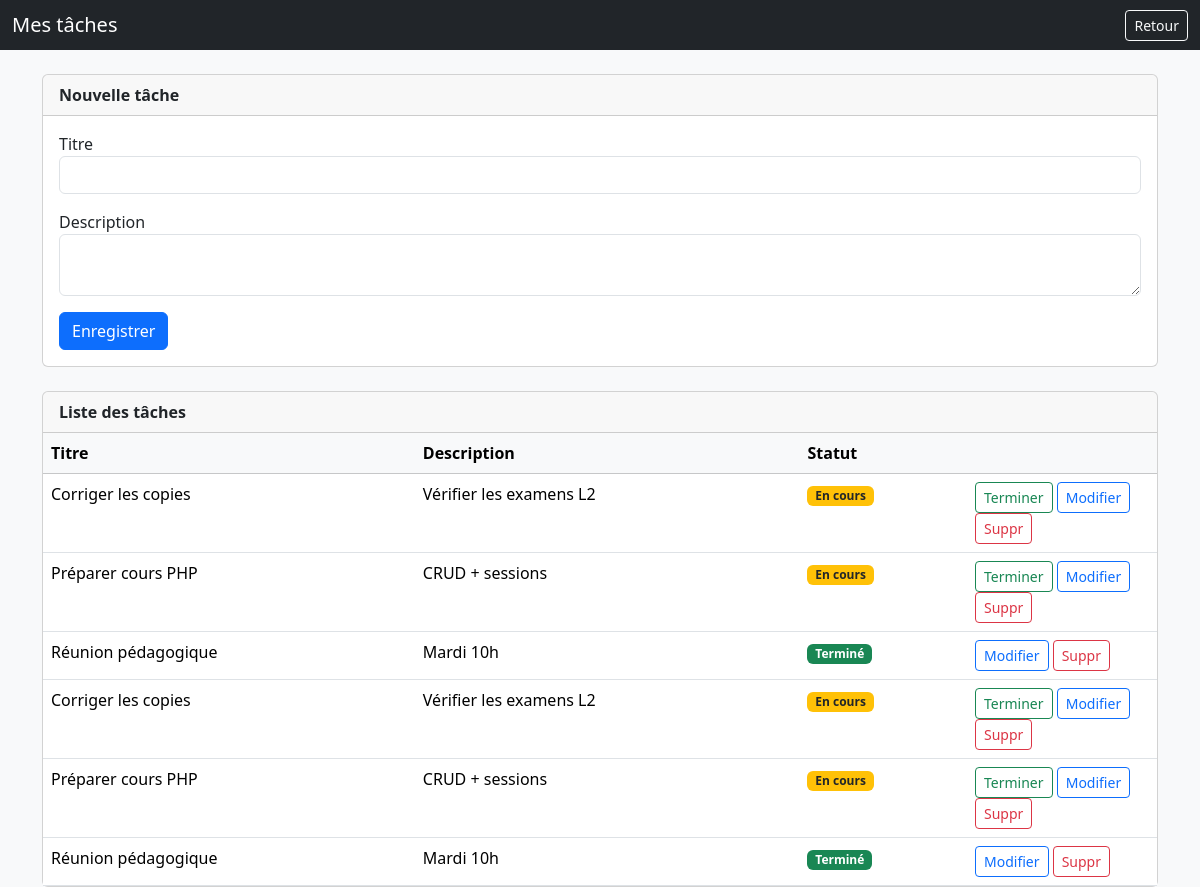
Screenshot of /taches.php (signed in) with the database file from the repository.
### tables this page shows
CREATE TABLE `taches` (
  `id` int(11) NOT NULL,
  `user_id` int(11) NOT NULL,
  `titre` varchar(150) NOT NULL,
  `description` text DEFAULT NULL,
  `statut` enum('en_cours','termine') DEFAULT 'en_cours',
  `created_at` datetime DEFAULT current_timestamp(),
  `updated_at` datetime DEFAULT current_timestamp() ON UPDATE current_timestamp()
);

### taches.php (the view, shortened to what this page needs)
<?php
require_once 'config.php';
$userId = $_SESSION['auth']['id'];
$stmt = $pdo->prepare("SELECT * FROM taches WHERE user_id=? ORDER BY created_at DESC");
$stmt->execute([$userId]);
$taches = $stmt->fetchAll();
$edit = null;
?>
<!doctype html>
<html lang="fr">
<head>
    <link href="https://cdn.jsdelivr.net/npm/bootstrap@5.3.2/dist/css/bootstrap.min.css" rel="stylesheet">
</head>
<body class="bg-light">
<nav class="navbar navbar-dark bg-dark">
  <div class="container-fluid">
    <span class="navbar-brand mb-0 h1">Mes tâches</span>
    <a class="btn btn-sm btn-outline-light" href="tableau.php">Retour</a>
  </div>
</nav>
<div class="container mt-4">
    <div class="card mb-4">
        <div class="card-header fw-bold"><?= $edit ? 'Éditer' : 'Nouvelle' ?> tâche</div>
        <div class="card-body">
            <form method="POST">
                <div class="mb-3"><label>Titre</label><input class="form-control" name="titre" value="<?= htmlspecialchars($edit['titre'] ?? '') ?>" required></div>
                <div class="mb-3"><label>Description</label><textarea class="form-control" name="description" rows="2"><?= htmlspecialchars($edit['description'] ?? '') ?></textarea></div>
                <button class="btn btn-primary" name="save">Enregistrer</button>
            </form>
        </div>
    </div>
    <div class="card">
        <div class="card-header fw-bold">Liste des tâches</div>
        <div class="card-body p-0">
            <table class="table mb-0">
                <thead class="table-light"><tr><th>Titre</th><th>Description</th><th>Statut</th><th width="190"></th></tr></thead>
                <tbody>
                <?php foreach ($taches as $t): ?>
                    <tr>
                        <td><?= htmlspecialchars($t['titre']) ?></td>
                        <td><?= nl2br(htmlspecialchars($t['description'])) ?></td>
                        <td>
                            <?php if ($t['statut'] === 'termine'): ?><span class="badge bg-success">Terminé</span><?php else: ?><span class="badge bg-warning text-dark">En cours</span><?php endif; ?>
                        </td>
                        <td>
                            <?php if ($t['statut'] !== 'termine'): ?><a class="btn btn-sm btn-outline-success" href="taches.php?done=<?= $t['id'] ?>">Terminer</a><?php endif; ?>
                            <a class="btn btn-sm btn-outline-primary" href="taches.php?edit=<?= $t['id'] ?>">Modifier</a>
                            <a class="btn btn-sm btn-outline-danger" href="taches.php?del=<?= $t['id'] ?>" onclick="return confirm('Supprimer ?')">Suppr</a>
                        </td>
                    </tr>
                <?php endforeach; ?>
                </tbody>
            </table>
        </div>
    </div>
</div>
</body>
</html>

### rows the page displays
taches: titre "Corriger les copies", description "Vérifier les examens L2", statut "En cours"
taches: titre "Préparer cours PHP", description "CRUD + sessions", statut "En cours"
taches: titre "Réunion pédagogique", description "Mardi 10h", statut "Terminé"
taches: titre "Corriger les copies", description "Vérifier les examens L2", statut "En cours"
taches: titre "Préparer cours PHP", description "CRUD + sessions", statut "En cours"
taches: titre "Réunion pédagogique", description "Mardi 10h", statut "Terminé"
